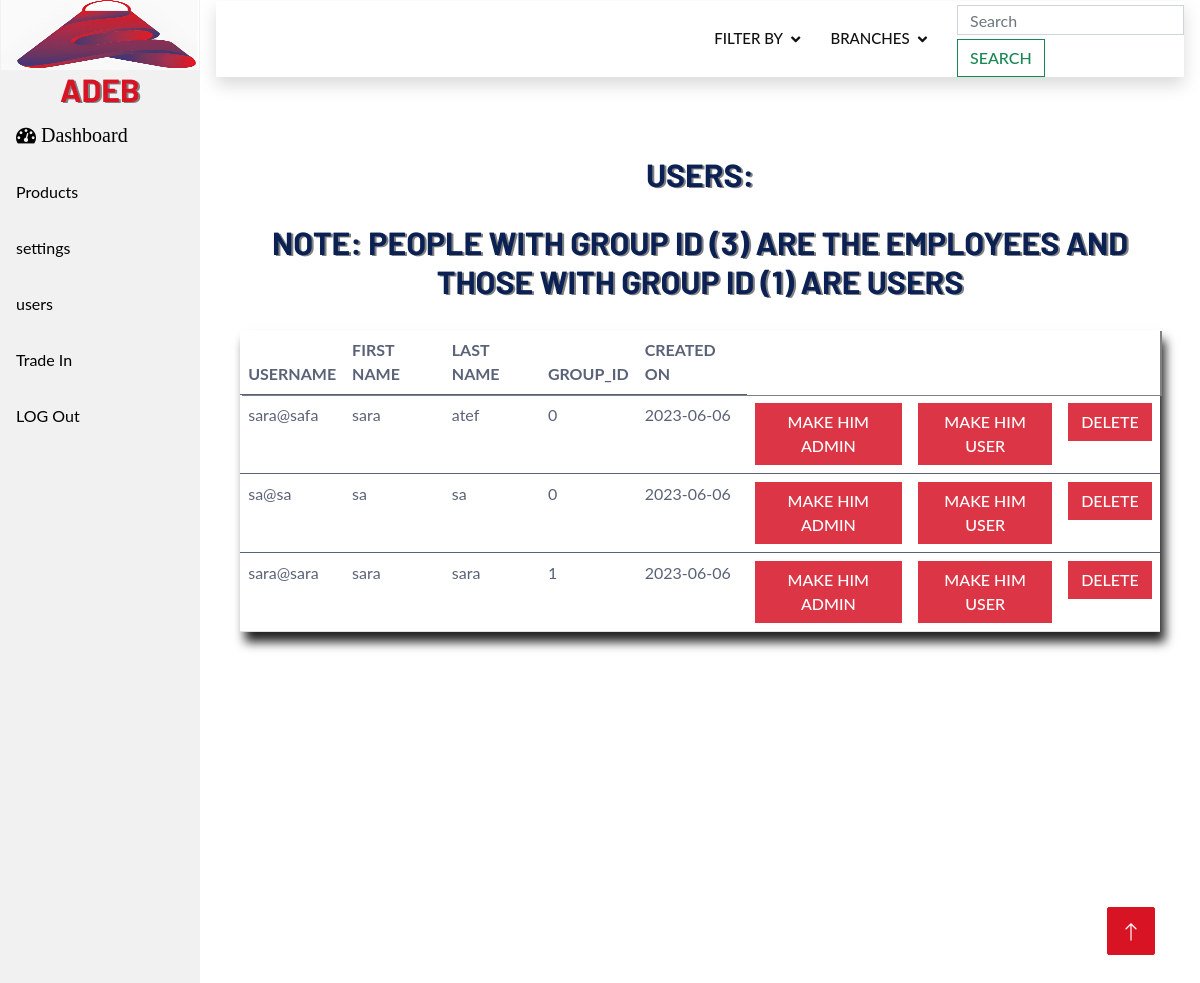
The page /adminn/users.php (signed in) on the database its author committed.
### tables this page shows
CREATE TABLE `users` (
  `userID` int(11) NOT NULL,
  `username` varchar(255) NOT NULL,
  `password` varchar(255) NOT NULL,
  `firstName` varchar(255) NOT NULL,
  `lastName` varchar(255) NOT NULL,
  `groupid` int(11) NOT NULL,
  `createdOn` varchar(255) NOT NULL
);

### user/connect.php (called while the page is built, shortened)
<?php
 $title = " Adeb";
$logosrc = "../user/img/al.jpg";

### adminn/users.php (the view, shortened to what this page needs)
<?php
include('../user/connect.php');
?>
<!DOCTYPE html>
<html lang="en">
<head>
    <link href="https://cdnjs.cloudflare.com/ajax/libs/font-awesome/5.10.0/css/all.min.css" rel="stylesheet">
    <link href="https://cdn.jsdelivr.net/npm/bootstrap-icons@1.4.1/font/bootstrap-icons.css" rel="stylesheet">
    <link rel="stylesheet" href="https://cdnjs.cloudflare.com/ajax/libs/font-awesome/4.7.0/css/font-awesome.min.css">
    <link href="lib/animate/animate.min.css" rel="stylesheet">
    <link href="lib/owlcarousel/assets/owl.carousel.min.css" rel="stylesheet">
    <link href="lib/tempusdominus/css/tempusdominus-bootstrap-4.min.css" rel="stylesheet" />
    <link href="css/bootstrap.min.css" rel="stylesheet">
    <link href="css/style.css" rel="stylesheet">
</head>
<body>
<div class="sidebar">
<h2 class="m-0 text-primary" style="margin-bottom:30px"><img src="<?php echo $logosrc ?>" style="width:99%;height:70px;"><?php echo $title?> </h2>
<a href="admin.php"><i class="fa fa-dashboard" style="font-size:20px"> Dashboard</i></a>
  <a  href="proj.php"class="nav-item nav-link">Products</a>
  <a href="settings.php"class="nav-item nav-link">settings</a>
  <a href="users.php" class="nav-item nav-link">users</a>
  <a href="tradein.php" class="nav-item nav-link">Trade In</a>
  <a href="logout.php" class="nav-item nav-link">LOG Out</a>
</div>
<div class="content">
            <nav class="navbar navbar-expand-lg bg-white navbar-light shadow sticky-top p-0">
            <a href="index.php" class="navbar-brand d-flex align-items-center px-4 px-lg-5">
            </a>
            <div class="collapse navbar-collapse" id="navbarCollapse">
                <div class="navbar-nav ms-auto p-4 p-lg-0">
                    <div class="nav-item dropdown">
                        <a href="#" class="nav-link dropdown-toggle" data-bs-toggle="dropdown">Filter By</a>
                    </div>
                    <div class="nav-item dropdown">
                        <a href="#" class="nav-link dropdown-toggle" data-bs-toggle="dropdown">Branches</a>
                    </div>
                </div>
                <form class="form-inline my-2 my-lg-0" action="search.php" method="post">
                    <input class="form-control mr-sm-2" name="search" type="search" placeholder="Search" aria-label="Search">
                    <button class="btn btn-outline-success my-2 my-sm-0" type="submit" name="submit">Search</button></form>
            </div>
        </nav>
        <br><br>
<div class="crud">
<?php $result = mysqli_query($conn, "SELECT * FROM `users`"); ?>
            <div class="head">
            <h2>Users:</h2>
<h2> note: people with group id  (3) are the employees and those with group id (1) are users</h2>
        </div>
<table class="table">
<thead>
    <tr>
      <th scope="col">username</th>
      <th scope="col">first name</th>
      <th scope="col">last name</th>
      <th scope="col">group_id</th>
      <th scope="col">created on</th>
    </tr>
  </thead>
    <tbody
>
    <?php
    if($result->num_rows>0){
        while ($row = mysqli_fetch_array($result)) {
        ?>
        <tr>
            <td><?php echo $row['username']; ?></td>
            <td><?php echo $row['firstName']; ?></td>
            <td><?php echo $row['lastName']; ?></td>
            <td><?php echo $row['groupid']; ?></td>
            <td><?php echo $row['createdOn']; ?></td>
            <td>
            <div class="btn-group"><a href="makeadmin.php?id=<?php echo $row['userID']; ?>&username=<?php echo $row['username'];?>&firstName=<?php echo $row['firstName'];?>&lastName=<?php echo $row['lastName'];?>" class="btn btn-danger" name="admin" >Make Him Admin</a></div>
            </td>
            <td>
            <div class="btn-group"><a href="makeuser.php?id=<?php echo $row['userID']; ?>&username=<?php echo $row['username'];?>&firstName=<?php echo $row['firstName'];?>&lastName=<?php echo $row['lastName'];?>" class="btn btn-danger" name="admin" >make Him User</a></div>
            </td>
            <td>
<div class="btn-group"><a href="deleteuser.php?id=<?php echo $row['userID']; ?>&username=<?php echo $row['username'];?>&firstName=<?php echo $row['firstName'];?>&lastName=<?php echo $row['lastName'];?>" class="btn btn-danger" name="admin" >Delete</a></div>
            </td>
        </tr>
        </tbody>
    <?php }} ?>
    </table>
</div>
</div>
   <a href="#" class="btn btn-lg btn-primary btn-lg-square back-to-top"><i class="bi bi-arrow-up"></i></a>
</body>
</html>

### adminn/css/style.css (style rules this page uses)
:root { --primary: #D81324; --secondary: #0B2154; --light: #F2F2F2; --dark: #111111; }
.back-to-top { position: fixed; display: none; right: 45px; bottom: 45px; z-index: 99; }
.btn { font-weight: 500; text-transform: uppercase; transition: .5s; }
.btn.btn-primary, .btn.btn-secondary { color: #FFFFFF; }
.btn-lg-square { width: 48px; height: 48px; }
.btn-square, .btn-sm-square, .btn-lg-square { padding: 0; display: flex; align-items: center; justify-content: center; font-weight: normal; border-radius: 2px; }
.navbar .dropdown-toggle::after { border: none; content: "\f107"; font-family: "Font Awesome 5 Free"; font-weight: 900; vertical-align: middle; margin-left: 8px; }
.navbar-light .navbar-nav .nav-link { margin-right: 30px; padding: 25px 0; color: #FFFFFF; font-size: 15px; text-transform: uppercase; outline: none; }
.navbar-light .navbar-brand, .navbar-light a.btn { height: 75px; }
.navbar-light .navbar-nav .nav-link { color: var(--dark); font-weight: 500; }
.navbar-light.sticky-top { top: -100px; transition: .5s; }

### adminn/users.php (style rules this page uses)
body { font-family: system-ui; }
h2 { text-align: center; text-transform: uppercase; margin: 30px 0px; }
input { width: 80%; height: 30px; outline: none; border: none; background: #bdc3c7; margin: 4px 0; border-radius: 4px; padding: 4px; color: #fff; }
.crud { width: 95%; margin: auto; }
table { width: 100%; text-align: center; margin: 10px 0; border-radius: 102px solid grey; box-shadow:5px 10px 10px #222; border-collapse: collapse; padding: 25%; padding-top: 20%; text-align: left; margin-bottom: 4%; }
table th { text-transform: uppercase; }
thead { border:1px grey; box-shadow: 2px 1px grey; }
h2 { text-shadow: 2px 1px grey; }
body { margin: 0; font-family: "Lato", sans-serif; }
.sidebar { margin: 0; padding: 0; width: 200px; background-color: #f1f1f1; position: fixed; height: 100%; overflow: auto; }
.sidebar a { display: block; color: black; padding: 16px; text-decoration: none; }
div.content { margin-left: 200px; padding: 1px 16px; height: 1000px; }

### rows shown on the page
users: username "sara@safa", firstName "sara", lastName "atef", groupid "0", createdOn "2023-06-06"
users: username "sa@sa", firstName "sa", lastName "sa", groupid "0", createdOn "2023-06-06"
users: username "sara@sara", firstName "sara", lastName "sara", groupid "1", createdOn "2023-06-06"

### other values the page prints
$title "ADEB"
